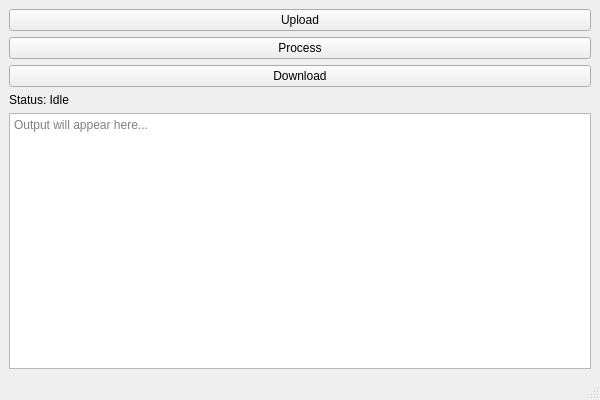
<?xml version="1.0" encoding="UTF-8"?>
<ui version="4.0">
 <class>MainWindow</class>
 <widget class="QMainWindow" name="MainWindow">
  <property name="geometry">
   <rect>
    <x>0</x>
    <y>0</y>
    <width>600</width>
    <height>400</height>
   </rect>
  </property>
  <property name="windowTitle">
   <string>Crypto S/W App1</string>
  </property>
  <widget class="QWidget" name="centralwidget">
   <layout class="QVBoxLayout" name="verticalLayout">
    <item>
     <widget class="QPushButton" name="btnUpload">
      <property name="text">
       <string>Upload</string>
      </property>
     </widget>
    </item>
    <item>
     <widget class="QPushButton" name="btnProcess">
      <property name="text">
       <string>Process</string>
      </property>
     </widget>
    </item>
    <item>
     <widget class="QPushButton" name="btnDownload">
      <property name="text">
       <string>Download</string>
      </property>
     </widget>
    </item>
    <item>
     <widget class="QLabel" name="lblStatus">
      <property name="text">
       <string>Status: Idle</string>
      </property>
     </widget>
    </item>
    <item>
     <widget class="QTextEdit" name="textOutput">
      <property name="placeholderText">
       <string>Output will appear here...</string>
      </property>
     </widget>
    </item>
   </layout>
  </widget>
  <widget class="QMenuBar" name="menubar"/>
  <widget class="QStatusBar" name="statusbar"/>
 </widget>
 <resources/>
 <connections/>
</ui>
